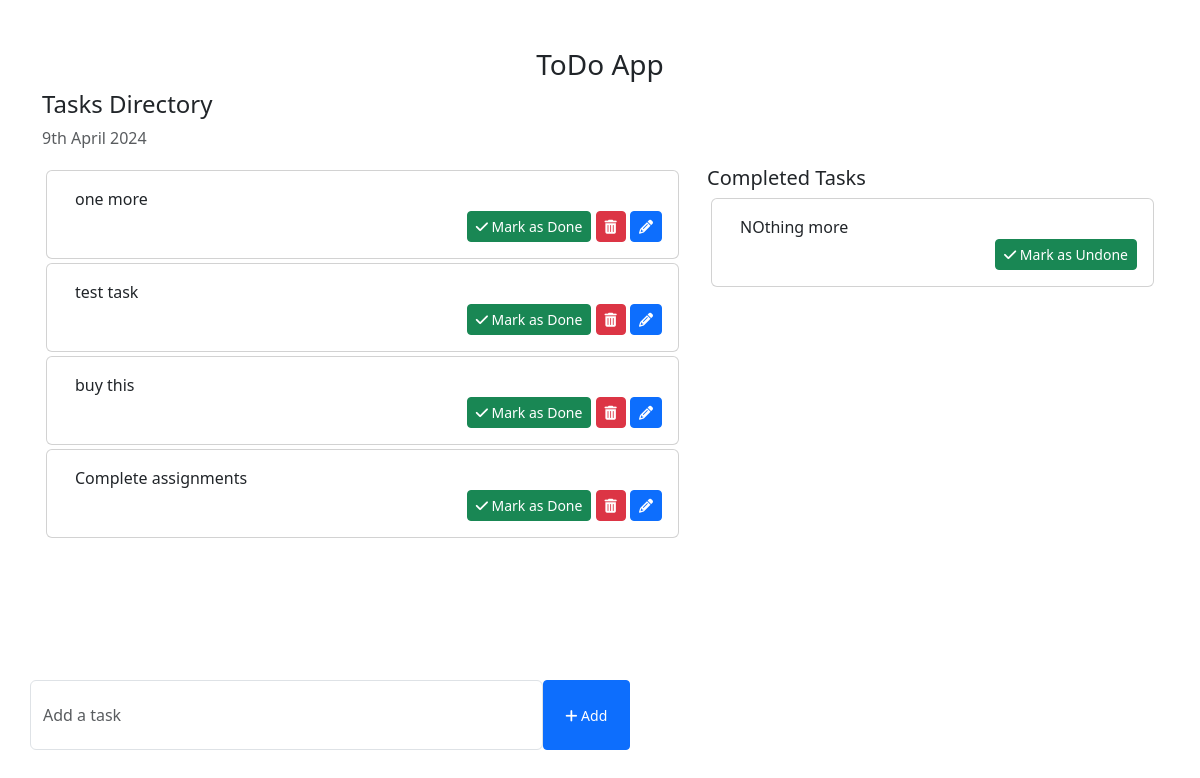
/, run on an earlier commit of the app's database.
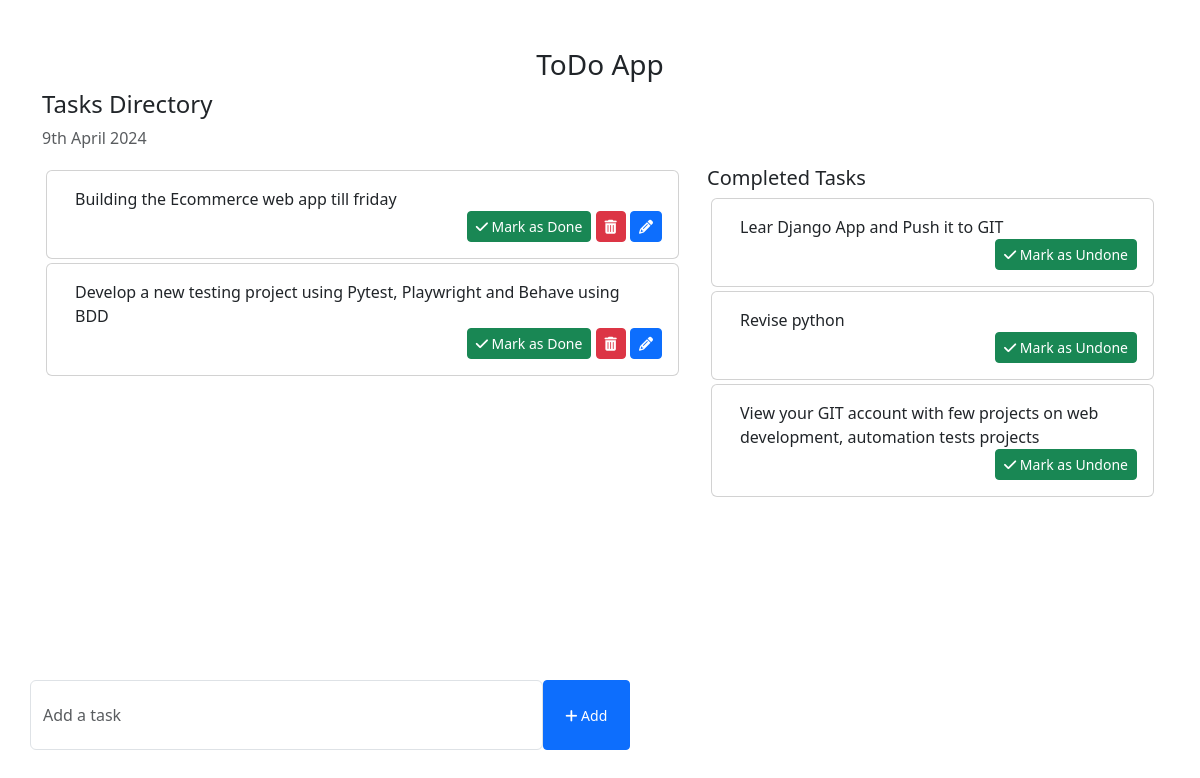
And on a later commit of the database.
### todo/models.py (models this page shows, shortened)
class Task(models.Model):
    task = models.CharField(max_length=250)
    is_completed = models.BooleanField(default=False)
    created_at = models.DateTimeField(auto_now_add=True)
    updated_at = models.DateTimeField(auto_now=True)

### todo_main/views.py (the view)
# urls.py: 2. Add a URL to urlpatterns:  path('', views.home, name='home')
def home(request):
    tasks = Task.objects.filter(is_completed=False).order_by('-updated_at')
    completed_task = Task.objects.filter(is_completed=True).order_by('-updated_at')
    context = {
        "tasksForTemplate":tasks,
        "completed_task":completed_task,
    }
    return render(request, 'home.html',context)

### templates/home.html (shortened to what this page needs)
<!DOCTYPE html>
<html lang="en">
<head>
    <link href="https://cdn.jsdelivr.net/npm/bootstrap@5.3.0-alpha1/dist/css/bootstrap.min.css" rel="stylesheet">
    <link rel="stylesheet" href="https://cdnjs.cloudflare.com/ajax/libs/font-awesome/4.7.0/css/font-awesome.min.css">
</head>
<body>
    <div class="container">
        <h3 class="pt-5 text-center">ToDo App</h3>
        <div class="row">
            <h4>Tasks Directory</h4>
            <p class="text-muted">{% now "jS F Y" %}</p>
            <div class="col-md-7 col-lg-7" style="height: 450px; overflow: scroll;">
                {%for itertask in tasksForTemplate%}
                <div class="card m-1">
                    <div class="card-body">
                        <div class='container'>
                            {{itertask.task}}
                        </div>
                        <span style="position: relative; float: right;">
                            <a href = "{% url 'mark_as_Done' itertask.pk %}" class="btn btn-success btn-sm"><i class="fa fa-check"></i> Mark as Done</a>
                            <a href = "{% url 'removeTask' itertask.pk %}" class="btn btn-danger btn-sm"><i class="fa fa-trash"></i></a>
                            <a href = "{% url 'edit_Task' itertask.pk %}" class="btn btn-primary btn-sm"><i class="fa fa-pencil"></i></a>
                        </span>
                    </div>
                </div>
               {% endfor %}
            </div>
            <div class="col-md-5 col-lg-5">
                <h5>Completed Tasks</h5>
                {% for itertask in completed_task %}
                <div class="card m-1">
                    <div class="card-body">
                        <div class='container'>
                            {{ itertask.task }}
                        </div>
                        <span style="position: relative; float: right;">
                            <a href = "{% url 'mark_as_Undone' itertask.pk %}" class="btn btn-success btn-sm"><i class="fa fa-check"></i> Mark as Undone</a>
                        </span>
                    </div>
                </div>
                {% endfor %}
            </div>
        </div>
        <div class="row">
            <div class="col-md-6 col-lg-6 p-0" style="position: absolute; bottom: 50px;">
                <form action="{% url 'addTask' %}" method="POST">
                    <div class="form-group">
                        <span style="display: flex;">
                            <input type="text" name="task" class="form-control" placeholder="Add a task">
                            <button type="submit" class="btn btn-primary btn-sm" style="width: 100px;"><i class="fa fa-plus"></i> Add</button>
                        </span>
                    </div>
                </form>
            </div>
        </div>
    </div>
</body>
</html>

### templates/home.html (style rules this page uses)
.form-control { padding: 1.375rem .75rem !important; }

What changed in the data, as far as the page shows it:
removed Task: task "one more", shown under "Tasks Directory"
removed Task: task "test task", shown under "Tasks Directory"
removed Task: task "buy this", shown under "Tasks Directory"
removed Task: task "Complete assignments", shown under "Tasks Directory"
removed Task: task "NOthing more", shown under "Completed Tasks"
added Task: task "Building the Ecommerce web app till friday", shown under "Tasks Directory"
added Task: task "Develop a new testing project using Pytest, Playwright and Behave using BDD", shown under "Tasks Directory"
added Task: task "Lear Django App and Push it to GIT", shown under "Completed Tasks"
added Task: task "Revise python", shown under "Completed Tasks"
added Task: task "View your GIT account with few projects on web development, automation tests projects", shown under "Completed Tasks"
